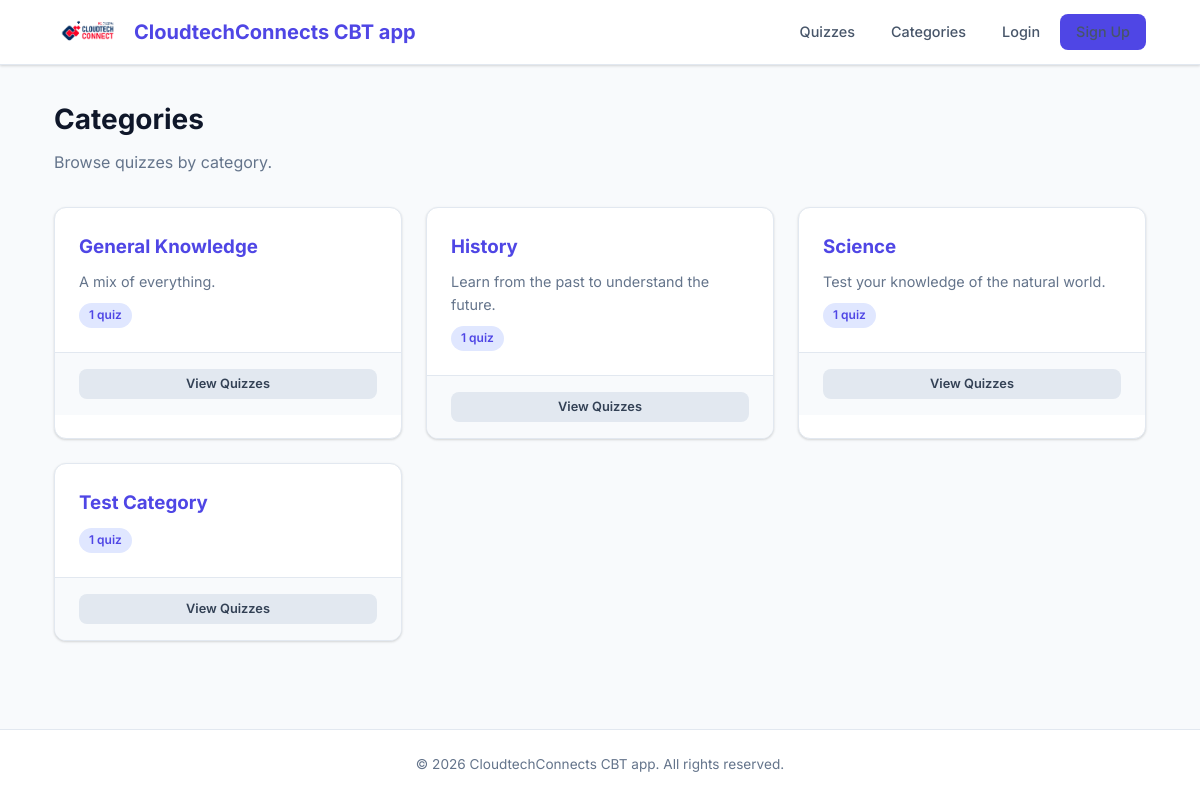
The page /category/ on the database its author committed.
### apps/quiz/models.py (models this page shows, shortened)
class Category(models.Model):
    name = models.CharField(max_length=250, unique=True)
    description = models.TextField(blank=True)
    class Meta:
        verbose_name = 'Category'
        verbose_name_plural = 'Categories'
        ordering = ['name']

### apps/quiz/views.py (the view)
# urls.py: path('category/', views.category_list_view, name='category_list'),
def category_list_view(request):
    categories = Category.objects.all()
    return render(request, 'quiz/category_list.html', {'categories': categories})

### apps/quiz/context_processors.py (called while the page is built)
def quiz_context(request):
    featured_quiz = Quiz.objects.filter(featured=True, draft=False).first()
    return {
        'featured_quiz': featured_quiz,
        'is_student': not request.user.is_staff if request.user.is_authenticated else True
    }

### templates/quiz/category_list.html (shortened to what this page needs)
{% extends "base.html" %}
{% block content %}
<div class="page-header">
    <h1>Categories</h1>
    <p>Browse quizzes by category.</p>
</div>
{% if categories %}
    <div class="grid grid-3">
        {% for category in categories %}
            <div class="card">
                <div class="card-body">
                    <h3 style="margin-bottom: 0.5rem;">
                        <a href="{% url 'quiz:category_detail' category.name|slugify %}">
                            {{ category.name }}
                        </a>
                    </h3>
                    {% if category.description %}
                        <p class="text-muted" style="font-size: 0.9rem;">
                            {{ category.description|truncatewords:20 }}
                        </p>
                    {% endif %}
                    <p class="mt-1">
                        <span class="badge badge-primary">
                            {{ category.quizzes.count }} quiz{{ category.quizzes.count|pluralize:"zes" }}
                        </span>
                    </p>
                </div>
                <div class="card-footer">
                    <a href="{% url 'quiz:category_detail' category.name|slugify %}"
                       class="btn btn-secondary btn-sm btn-block">View Quizzes</a>
                </div>
            </div>
        {% endfor %}
    </div>
{% endif %}
{% endblock %}

### static/css/style.css (style rules this page uses)
:root { --primary: #4f46e5; --primary-hover: #4338ca; --primary-light: #e0e7ff; --secondary: #0f172a; --success: #16a34a; --success-light: #dcfce7; --danger: #dc2626; --danger-light: #fee2e2; --warning: #f59e0b; --warning-light: #fef3c7; --info: #0284c7; --info-light: #e0f2fe; --gray-50: #f8fafc; --gray-100: #f1f5f9; --gray-200: #e2e8f0; --gray-300: #cbd5e1; --gray-400: #94a3b8; --gray-500: #64748b; --gray-600: #475569; --gray-700: #334155; --gray-800: #1e293b; --gray-900: #0f172a; --white: #ffffff; --radius: 8px; --radius-lg: 12px; --shadow: 0 1px 3px rgba(0, 0, 0, 0.1), 0 1px 2px rgba(0, 0, 0, 0.06); --shadow-md: 0 4px 6px rgba(0, 0, 0, 0.07), 0 2px 4px rgba(0, 0, 0, 0.06); --shadow-lg: 0 10px 15px rgba(0, 0, 0, 0.1), 0 4px 6px rgba(0, 0, 0, 0.05); --transition: all 0.2s ease; }
*, *::before, *::after { box-sizing: border-box; margin: 0; padding: 0; }
body { font-family: "Inter", -apple-system, BlinkMacSystemFont, "Segoe UI", Roboto, sans-serif; font-size: 16px; line-height: 1.6; color: var(--gray-800); background-color: var(--gray-50); min-height: 100vh; display: flex; flex-direction: column; }
a { color: var(--primary); text-decoration: none; transition: var(--transition); }
.btn { display: inline-flex; align-items: center; justify-content: center; gap: 0.5rem; padding: 0.625rem 1.25rem; font-size: 0.9rem; font-weight: 600; border-radius: var(--radius); border: none; cursor: pointer; transition: var(--transition); text-decoration: none; line-height: 1.4; }
.btn-secondary { background: var(--gray-200); color: var(--gray-700); }
.btn-sm { padding: 0.375rem 0.875rem; font-size: 0.8rem; }
.btn-block { display: flex; width: 100%; }
.card { background: var(--white); border: 1px solid var(--gray-200); border-radius: var(--radius-lg); box-shadow: var(--shadow); overflow: hidden; transition: var(--transition); }
.card-body { padding: 1.5rem; }
.card-footer { padding: 1rem 1.5rem; border-top: 1px solid var(--gray-200); background: var(--gray-50); }
.grid { display: grid; gap: 1.5rem; }
.grid-3 { grid-template-columns: repeat(3, 1fr); }
.badge { display: inline-flex; align-items: center; padding: 0.25rem 0.625rem; font-size: 0.75rem; font-weight: 600; border-radius: 999px; line-height: 1.4; }
.badge-primary { background: var(--primary-light); color: var(--primary); }
.page-header { margin-bottom: 2rem; }
.page-header h1 { font-size: 1.75rem; font-weight: 700; color: var(--gray-900); margin-bottom: 0.5rem; }
.page-header p { color: var(--gray-500); font-size: 1rem; max-width: 600px; }
.text-muted { color: var(--gray-500); }
.mt-1 { margin-top: 0.5rem; }

### rows shown on the page
Category: name "General Knowledge", description "A mix of everything.", quizzes.count "1"
Category: name "History", description "Learn from the past to understand the future.", quizzes.count "1"
Category: name "Science", description "Test your knowledge of the natural world.", quizzes.count "1"
Category: name "Test Category", quizzes.count "1"
